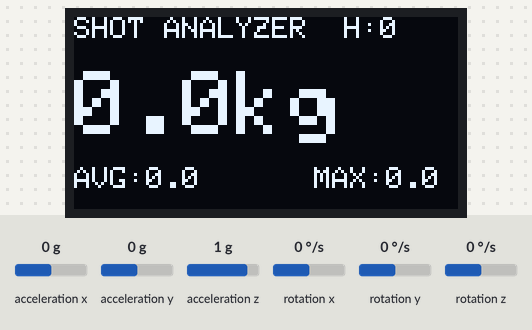
Bench run of a sketch on a simulated ESP8266 (NodeMCU). On the bench: 128×64 one-colour display. The test bench sets the inputs (shaded band); at power-on: acceleration x 0 g, acceleration y 0 g, acceleration z 1 g, rotation x 0 °/s, rotation y 0 °/s, rotation z 0 °/s.

Above: at 1.2 s.

The sketch:

shotanalyzer.ino
```cpp
//https://github.com/jrowberg/i2cdevlib/blob/master/Arduino/MPU6050/examples/MPU6050_DMP6_ESPWiFi/MPU6050_DMP6_ESPWiFi.ino
//https://www.geekmomprojects.com/mpu-6050-redux-dmp-data-fusion-vs-complementary-filter/
//http://www.geekmomprojects.com/mpu-6050-dmp-data-from-i2cdevlib/

//TOOLS->Board->ESP8266 Boards (3.0.2)->LOLIN (WeMos) D1 mini Lite

//File → Preferences → ADD: https://arduino.esp8266.com/stable/package_esp8266com_index.json
//Tools → Board → Boards Manager -> esp8266
// Board: LOLIN (WEMOS) D1 mini Lite

//pip install esptool
//esptool --chip esp8266 --port COM4 erase_flash

/****************************************************************************************************************************************************
 * SETUP ENVIROMENT FOR "ESP8266 WeMOS D1 mini" chip:
 * link:
 *
 * 1) Additional Board Manager URLs: https://raw.githubusercontent.com/espressif/arduino-esp32/gh-pages/package_esp32_index.json
 * OR: https://raw.githubusercontent.com/espressif/arduino-esp32/gh-pages/package_esp32_index.json, http://arduino.esp8266.com/stable/package_esp8266com_index.json
 * 2) Tools > Board > Boards Manager -> esp8266
 * 3) TOOLS->Board->ESP8266 Boards (3.0.2)->LOLIN (WEMOS) D1 mini Lite
 * 4) Tools > Port and select the COM port
 ****************************************************************************************************************************************************/

#include <Wire.h>
#include <Adafruit_GFX.h>
#include <Adafruit_SSD1306.h>
#include <MPU6050.h>
#include <math.h>

/* =========================
   CONFIGURAZIONE OLED
   ========================= */
#define SCREEN_WIDTH 128
#define SCREEN_HEIGHT 64
#define OLED_RESET    -1
#define OLED_ADDR     0x3C

Adafruit_SSD1306 display(SCREEN_WIDTH, SCREEN_HEIGHT, &Wire, OLED_RESET);

/* =========================
   MPU6050
   ========================= */
MPU6050 mpu;

/* =========================
   VARIABILI GLOBALI
   ========================= */
float currentG     = 0.0;
float impactG      = 0.0;
float peakG        = 0.0;
float lastPeakG    = 0.0;
float recordPeakG  = 0.0;

float sumPeakG     = 0.0;   // somma picchi colpi
float avgPeakG     = 0.0;   // media colpi

unsigned long lastHitTime = 0;
unsigned int hitCount = 0;

/* =========================
   PARAMETRI
   ========================= */
#define IMPACT_THRESHOLD 1.5
#define HIT_TIMEOUT      50
#define PUNCH_MASS       3.5   // kg

/* =========================
   FUNZIONI
   ========================= */
float impactKg(float gValue) {
  return gValue * PUNCH_MASS;
}

/* =========================
   SETUP
   ========================= */
void setup() {
  Serial.begin(115200);
  Wire.begin();
  Wire.setClock(100000);
  Wire.setTimeout(50);

  if (!display.begin(SSD1306_SWITCHCAPVCC, OLED_ADDR)) {
    while (1);
  }

  display.clearDisplay();
  display.setTextColor(SSD1306_WHITE);
  display.setTextSize(1);
  display.setCursor(0, 0);
  display.println("Inizializzazione...");
  display.display();

  mpu.initialize();
  if (!mpu.testConnection()) {
    display.clearDisplay();
    display.println("MPU6050 ERRORE");
    display.display();
    while (1);
  }

  mpu.setFullScaleAccelRange(MPU6050_ACCEL_FS_16);

  display.clearDisplay();
  display.println("Sistema pronto");
  display.display();

  delay(1000);
}

/* =========================
   LOOP
   ========================= */
void loop() {
  static unsigned long lastDisplayUpdate = 0;
  const unsigned long DISPLAY_INTERVAL = 30;

  int16_t axRaw, ayRaw, azRaw;
  float ax, ay, az;

  /* =========================
     LETTURA MPU (PROTETTA)
     ========================= */
  if (!mpu.testConnection()) {
    // se l'MPU non risponde, salta questo ciclo
    return;
  }

  mpu.getAcceleration(&axRaw, &ayRaw, &azRaw);

  // Protezione da letture invalide
  if (axRaw == 0 && ayRaw == 0 && azRaw == 0) {
    return;
  }

  ax = axRaw / 2048.0;
  ay = ayRaw / 2048.0;
  az = azRaw / 2048.0;

  currentG = sqrt(ax * ax + ay * ay + az * az);

  if (isnan(currentG) || currentG > 20.0) {
    return; // scarta valori assurdi
  }

  impactG = fabs(currentG - 1.0);

  /* =========================
     RILEVAMENTO COLPO
     ========================= */
  if (impactG > IMPACT_THRESHOLD) {
    if (impactG > peakG) peakG = impactG;
    lastHitTime = millis();
  }

  /* =========================
     FINE COLPO
     ========================= */
  if (peakG > 0 && (millis() - lastHitTime) > HIT_TIMEOUT) {
    lastPeakG = peakG;

    if (lastPeakG > recordPeakG) {
      recordPeakG = lastPeakG;
    }

    sumPeakG += lastPeakG;
    hitCount++;
    avgPeakG = sumPeakG / hitCount;

    peakG = 0;
  }

  /* =========================
     OLED (REFRESH CONTROLLATO)
     ========================= */
  if (millis() - lastDisplayUpdate < DISPLAY_INTERVAL) return;
  lastDisplayUpdate = millis();

  display.clearDisplay();

  display.setTextSize(1);
  display.setCursor(0, 0);
  display.print("SHOT ANALYZER");

  display.setCursor(90, 0);
  display.print("H:");
  display.print(hitCount);

  // Ultimo colpo
  display.setTextSize(3);
  display.setCursor(0, 18);
  display.print(impactKg(lastPeakG), 1);
  display.print("kg");

  // Media colpi
  display.setTextSize(1);
  display.setCursor(0, 50);
  display.print("AVG:");
  display.print(impactKg(avgPeakG), 1);

  // Record
  display.setCursor(80, 50);
  display.print("MAX:");
  display.print(impactKg(recordPeakG), 1);

  display.display();
}
```
